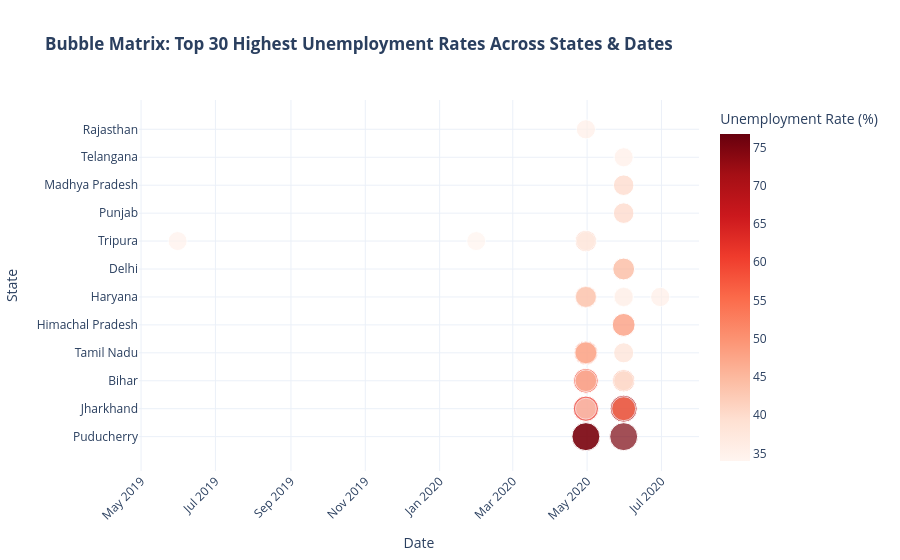

The code cell stored with this chart in its notebook:
### Code cell
fig_scatter = px.scatter(
    top_30_unemp,
    x='Date_Str',
    y=state_col,
    size=rate_col,
    color=rate_col,
    title=(
        '<b>Bubble Matrix: Top 30 Highest Unemployment Rates Across States &'
        ' Dates</b>'
    ),
    labels={
        'Date_Str': 'Date',
        state_col: 'State',
        rate_col: 'Unemployment Rate (%)',
    },
    color_continuous_scale='Reds',
    template='plotly_white',
)
fig_scatter.update_layout(xaxis_tickangle=-45)
fig_scatter.show()

### Figure 1 — Plotly figure (JSON) as saved in the notebook; plotly's stock layout.template omitted (floating-point values rounded to 4 significant figures)
{"data": [{"hovertemplate": "Date=%{x}<br>State=%{y}<br>Unemployment Rate (%)=%{marker.color}<extra></extra>", "legendgroup": "", "marker": {"color": [76.74, 75.0, 74.51, 70.17, 61.48, 58.77, 55.1, 53.19, 50.0, 47.26, 46.89, 45.78, 45.55, 45.09, 43.64, 41.72, 41.61, 40.59, 40.49, 38.73, 38.46, 37.87, 36.57, 35.57, 35.53, 34.88, 34.69, 34.37, 34.22, 34.01], "coloraxis": "coloraxis", "size": [76.74, 75.0, 74.51, 70.17, 61.48, 58.77, 55.1, 53.19, 50.0, 47.26, 46.89, 45.78, 45.55, 45.09, 43.64, 41.72, 41.61, 40.59, 40.49, 38.73, 38.46, 37.87, 36.57, 35.57, 35.53, 34.88, 34.69, 34.37, 34.22, 34.01], "sizemode": "area", "sizeref": 0.1918, "symbol": "circle"}, "mode": "markers", "name": "", "orientation": "v", "showlegend": false, "type": "scatter", "x": ["2020-04-30", "2020-05-31", "2020-04-30", "2020-05-31", "2020-04-30", "2020-04-30", "2020-05-31", "2020-04-30", "2020-05-31", "2020-05-31", "2020-04-30", "2020-05-31", "2020-04-30", "2020-04-30", "2020-04-30", "2020-04-30", "2020-04-30", "2020-05-31", "2020-05-31", "2020-05-31", "2020-05-31", "2020-05-31", "2020-05-31", "2020-06-30", "2020-04-30", "2020-04-30", "2019-05-31", "2020-01-31", "2020-05-31", "2020-05-31"], "xaxis": "x", "y": ["Puducherry", "Puducherry", "Puducherry", "Jharkhand", "Jharkhand", "Bihar", "Jharkhand", "Tamil Nadu", "Himachal Pradesh", "Bihar", "Haryana", "Delhi", "Tamil Nadu", "Bihar", "Tripura", "Jharkhand", "Haryana", "Punjab", "Madhya Pradesh", "Tamil Nadu", "Haryana", "Bihar", "Telangana", "Haryana", "Rajasthan", "Tripura", "Tripura", "Tripura", "Haryana", "Telangana"], "yaxis": "y"}], "layout": {"coloraxis": {"autocolorscale": false, "colorbar": {"title": {"text": "Unemployment Rate (%)"}}, "colorscale": [[0, "rgb(255,245,240)"], [0.125, "rgb(254,224,210)"], [0.25, "rgb(252,187,161)"], [0.375, "rgb(252,146,114)"], [0.5, "rgb(251,106,74)"], [0.625, "rgb(239,59,44)"], [0.75, "rgb(203,24,29)"], [0.875, "rgb(165,15,21)"], [1, "rgb(103,0,13)"]]}, "legend": {"itemsizing": "constant", "tracegroupgap": 0}, "title": {"text": "<b>Bubble Matrix: Top 30 Highest Unemployment Rates Across States & Dates</b>"}, "xaxis": {"anchor": "y", "domain": [0, 1], "tickangle": -45, "title": {"text": "Date"}}, "yaxis": {"anchor": "x", "domain": [0, 1], "title": {"text": "State"}}}}
